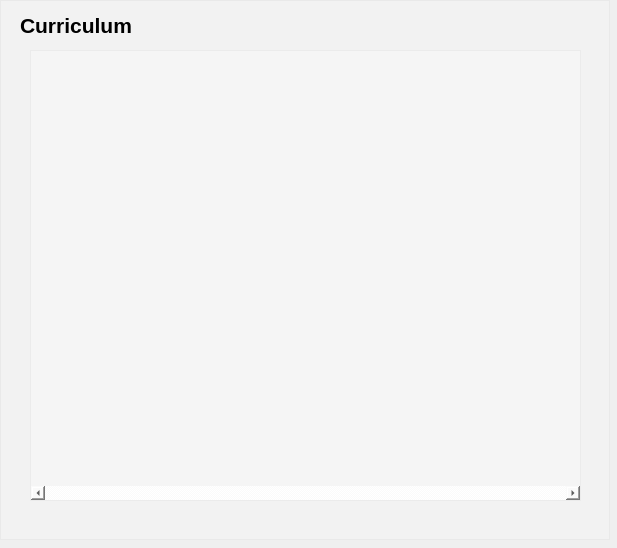
<?xml version="1.0" encoding="UTF-8"?>
<ui version="4.0">
 <class>Form</class>
 <widget class="QWidget" name="Form">
  <property name="geometry">
   <rect>
    <x>0</x>
    <y>0</y>
    <width>617</width>
    <height>548</height>
   </rect>
  </property>
  <property name="windowTitle">
   <string>Form</string>
  </property>
  <widget class="QFrame" name="frame">
   <property name="geometry">
    <rect>
     <x>0</x>
     <y>0</y>
     <width>610</width>
     <height>540</height>
    </rect>
   </property>
   <property name="styleSheet">
    <string notr="true">background-color: rgba(255, 255, 255,0.2);</string>
   </property>
   <property name="frameShape">
    <enum>QFrame::StyledPanel</enum>
   </property>
   <property name="frameShadow">
    <enum>QFrame::Raised</enum>
   </property>
   <widget class="QTableWidget" name="tableWidget">
    <property name="geometry">
     <rect>
      <x>30</x>
      <y>50</y>
      <width>551</width>
      <height>451</height>
     </rect>
    </property>
    <property name="verticalScrollBarPolicy">
     <enum>Qt::ScrollBarAsNeeded</enum>
    </property>
    <property name="horizontalScrollBarPolicy">
     <enum>Qt::ScrollBarAlwaysOn</enum>
    </property>
    <property name="verticalScrollMode">
     <enum>QAbstractItemView::ScrollPerPixel</enum>
    </property>
   </widget>
   <widget class="QLabel" name="label">
    <property name="geometry">
     <rect>
      <x>20</x>
      <y>15</y>
      <width>161</width>
      <height>21</height>
     </rect>
    </property>
    <property name="font">
     <font>
      <pointsize>16</pointsize>
      <bold>true</bold>
     </font>
    </property>
    <property name="statusTip">
     <string>课程表</string>
    </property>
    <property name="styleSheet">
     <string notr="true">background-color: rgba(255, 255, 255,0);</string>
    </property>
    <property name="text">
     <string>Curriculum</string>
    </property>
   </widget>
  </widget>
 </widget>
 <resources/>
 <connections/>
</ui>
